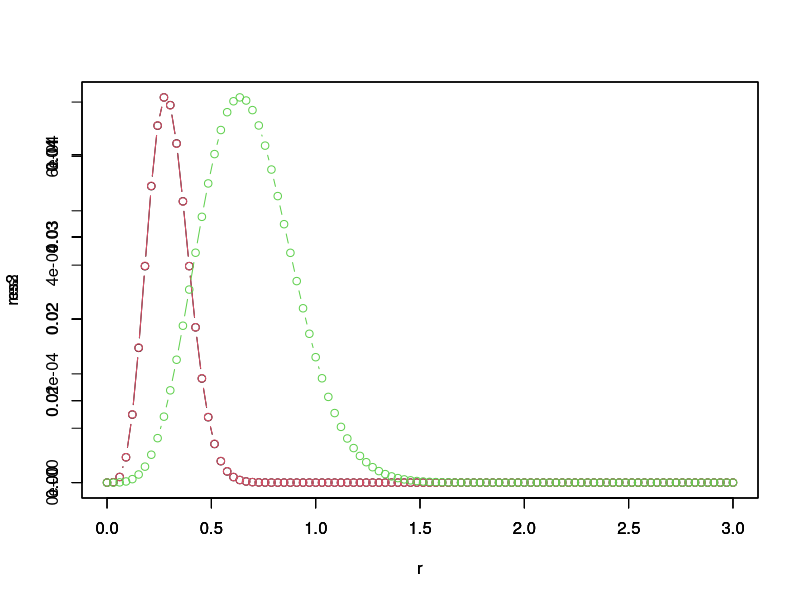
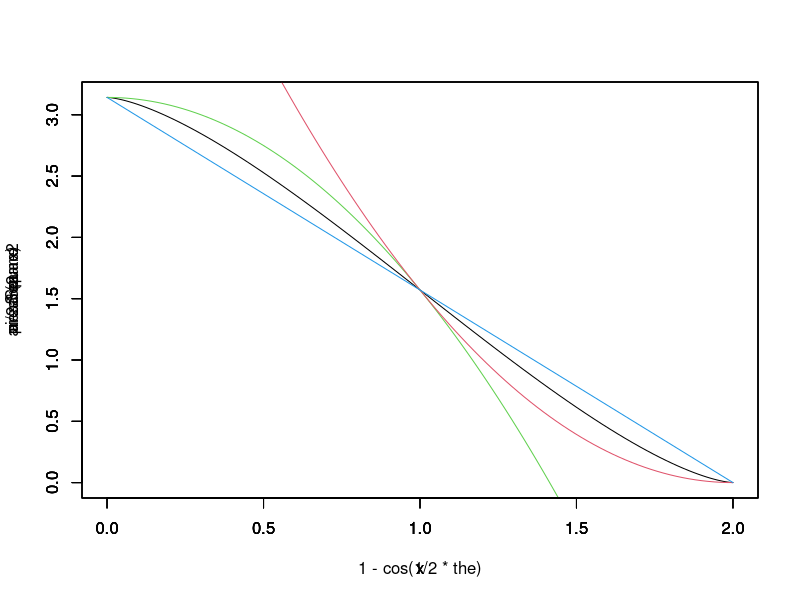
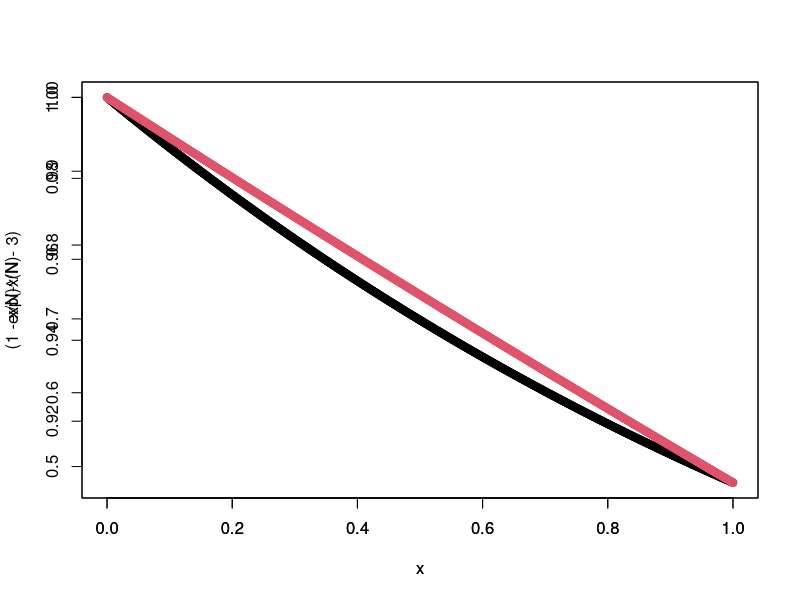
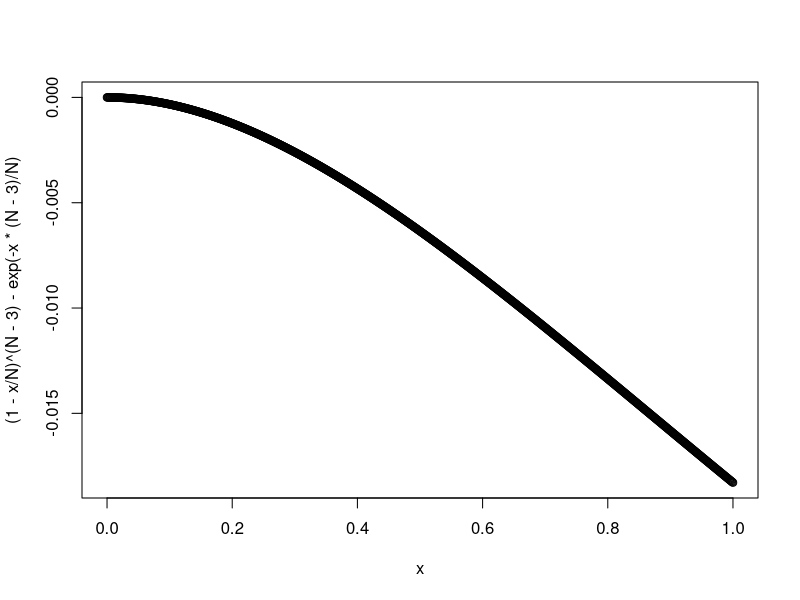

These charts were generated, in order, by the following R code:


############################################################
### radius density (boundary density)
############################################################

th <- 2*pi*0.1
N <- 1000
alpha <- 0.1
Bound <- 3
r <- seq(0, Bound, length.out = 100)
res <- r^3*(2*pi-th)^3*(1-r^2*(2*pi-th-sin(th))/(2*alpha*N))^(N-3)*r*sin(th/2)
plot(r,res, type = 'b')
res
par(new = TRUE)
res2 <- r^3*(2*pi-th)^3*exp(-r^2*(2*pi-th-sin(th))/(2*alpha))*r*sin(th/2)
plot(r,res2, col = 2, type = 'b')
r[res < 10^(-10)]

th <- 2*pi*0.92
N <- 1000
par(new = TRUE)
res3 <- r^3*(2*pi-th)^3*exp(-r^2*(2*pi-th-sin(th))/(2*alpha))*r*sin(th/2)
res3 <- r^3*(2*pi-th)^3*(1-r^2*(2*pi-th-sin(th))/(2*alpha*N))^(N-3)*r*sin(th/2)
plot(r,res3, col = 3, type = 'b')



the <- seq(0, 2*pi, length.out = 100)
x <- seq(0, 2, length.out = 100)
area <- (2*pi-the + sin(the))/2
areaSquare <- pi*(1- x^2/2)
areaSquare2 <-pi/2*(2- x)^2
MAX <- max(area, areaSquare)
plot(1-cos(1/2*the), area, ylim = c(0,MAX), type = 'l')
par(new = TRUE)
plot(x, areaSquare, ylim = c(0,MAX), type = 'l', col = 3)
par(new = TRUE)
plot(x, areaSquare2, ylim = c(0,MAX), type = 'l', col = 2)
par(new = TRUE)
plot(x, pi/2*(2-x), ylim = c(0,MAX), type = 'l', col = 4)



1-cos(the/2)



x <- seq(0, 1, length.out = 1000)

N <- 10
plot(x,(1-x/N)^(N-3))
par(new = TRUE)
plot(x,exp(-x/N), col =2)
plot(x,(1-x/N)^(N-3) - exp(-x*(N-3)/N))

max(abs((1-x/N)^(N-3) - exp(-x)))
max(abs((1-x/N)^(N-3) - exp(-x*(N-3)/N)))
max(abs((1-x/N)^(N-3) - exp(-x*(N-3)/N))/abs((1-x/N)^(N-3)))

